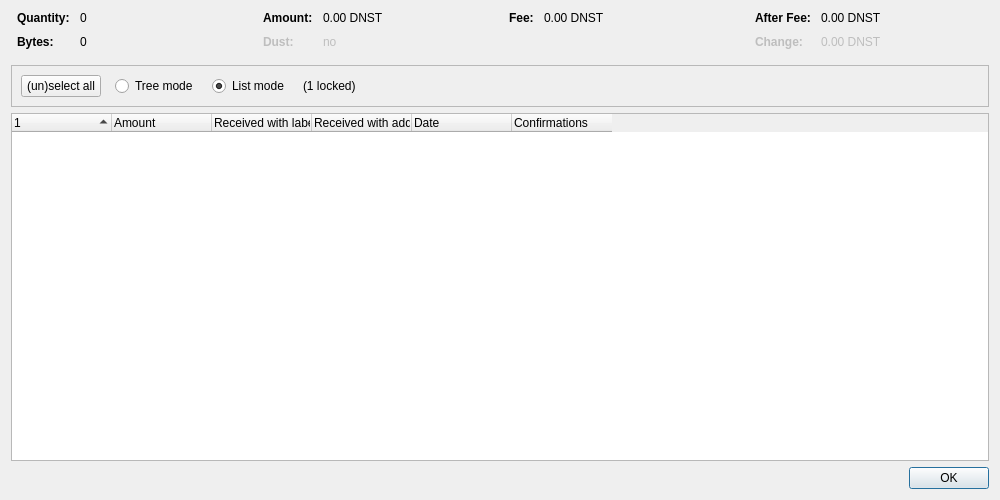
<?xml version="1.0" encoding="UTF-8"?>
<ui version="4.0">
 <class>CoinControlDialog</class>
 <widget class="QDialog" name="CoinControlDialog">
  <property name="geometry">
   <rect>
    <x>0</x>
    <y>0</y>
    <width>1000</width>
    <height>500</height>
   </rect>
  </property>
  <property name="windowTitle">
   <string>Coin Selection</string>
  </property>
  <layout class="QVBoxLayout" name="verticalLayout">
   <item>
    <layout class="QHBoxLayout" name="horizontalLayoutTop" stretch="0,0,0,0">
     <property name="topMargin">
      <number>0</number>
     </property>
     <property name="bottomMargin">
      <number>10</number>
     </property>
     <item>
      <layout class="QFormLayout" name="formLayoutCoinControl1">
       <property name="horizontalSpacing">
        <number>10</number>
       </property>
       <property name="verticalSpacing">
        <number>10</number>
       </property>
       <property name="leftMargin">
        <number>6</number>
       </property>
       <property name="rightMargin">
        <number>6</number>
       </property>
       <item row="0" column="0">
        <widget class="QLabel" name="labelCoinControlQuantityText">
         <property name="font">
          <font>
           <weight>75</weight>
           <bold>true</bold>
          </font>
         </property>
         <property name="text">
          <string>Quantity:</string>
         </property>
        </widget>
       </item>
       <item row="0" column="1">
        <widget class="QLabel" name="labelCoinControlQuantity">
         <property name="cursor">
          <cursorShape>IBeamCursor</cursorShape>
         </property>
         <property name="contextMenuPolicy">
          <enum>Qt::ActionsContextMenu</enum>
         </property>
         <property name="text">
          <string notr="true">0</string>
         </property>
         <property name="textInteractionFlags">
          <set>Qt::LinksAccessibleByMouse|Qt::TextSelectableByKeyboard|Qt::TextSelectableByMouse</set>
         </property>
        </widget>
       </item>
       <item row="1" column="0">
        <widget class="QLabel" name="labelCoinControlBytesText">
         <property name="font">
          <font>
           <weight>75</weight>
           <bold>true</bold>
          </font>
         </property>
         <property name="text">
          <string>Bytes:</string>
         </property>
        </widget>
       </item>
       <item row="1" column="1">
        <widget class="QLabel" name="labelCoinControlBytes">
         <property name="cursor">
          <cursorShape>IBeamCursor</cursorShape>
         </property>
         <property name="contextMenuPolicy">
          <enum>Qt::ActionsContextMenu</enum>
         </property>
         <property name="text">
          <string notr="true">0</string>
         </property>
         <property name="textInteractionFlags">
          <set>Qt::LinksAccessibleByMouse|Qt::TextSelectableByKeyboard|Qt::TextSelectableByMouse</set>
         </property>
        </widget>
       </item>
      </layout>
     </item>
     <item>
      <layout class="QFormLayout" name="formLayoutCoinControl2">
       <property name="horizontalSpacing">
        <number>10</number>
       </property>
       <property name="verticalSpacing">
        <number>10</number>
       </property>
       <property name="leftMargin">
        <number>6</number>
       </property>
       <property name="rightMargin">
        <number>6</number>
       </property>
       <item row="0" column="0">
        <widget class="QLabel" name="labelCoinControlAmountText">
         <property name="font">
          <font>
           <weight>75</weight>
           <bold>true</bold>
          </font>
         </property>
         <property name="text">
          <string>Amount:</string>
         </property>
        </widget>
       </item>
       <item row="0" column="1">
        <widget class="QLabel" name="labelCoinControlAmount">
         <property name="cursor">
          <cursorShape>IBeamCursor</cursorShape>
         </property>
         <property name="contextMenuPolicy">
          <enum>Qt::ActionsContextMenu</enum>
         </property>
         <property name="text">
          <string notr="true">0.00 DNST</string>
         </property>
         <property name="textInteractionFlags">
          <set>Qt::LinksAccessibleByMouse|Qt::TextSelectableByKeyboard|Qt::TextSelectableByMouse</set>
         </property>
        </widget>
       </item>
       <item row="1" column="0">
        <widget class="QLabel" name="labelCoinControlLowOutputText">
         <property name="enabled">
          <bool>false</bool>
         </property>
         <property name="font">
          <font>
           <weight>75</weight>
           <bold>true</bold>
          </font>
         </property>
         <property name="text">
          <string>Dust:</string>
         </property>
        </widget>
       </item>
       <item row="1" column="1">
        <widget class="QLabel" name="labelCoinControlLowOutput">
         <property name="enabled">
          <bool>false</bool>
         </property>
         <property name="cursor">
          <cursorShape>IBeamCursor</cursorShape>
         </property>
         <property name="contextMenuPolicy">
          <enum>Qt::ActionsContextMenu</enum>
         </property>
         <property name="text">
          <string notr="true">no</string>
         </property>
         <property name="textInteractionFlags">
          <set>Qt::LinksAccessibleByMouse|Qt::TextSelectableByKeyboard|Qt::TextSelectableByMouse</set>
         </property>
        </widget>
       </item>
      </layout>
     </item>
     <item>
      <layout class="QFormLayout" name="formLayoutCoinControl3">
       <property name="horizontalSpacing">
        <number>10</number>
       </property>
       <property name="verticalSpacing">
        <number>10</number>
       </property>
       <property name="leftMargin">
        <number>6</number>
       </property>
       <property name="rightMargin">
        <number>6</number>
       </property>
       <item row="0" column="0">
        <widget class="QLabel" name="labelCoinControlFeeText">
         <property name="font">
          <font>
           <weight>75</weight>
           <bold>true</bold>
          </font>
         </property>
         <property name="text">
          <string>Fee:</string>
         </property>
        </widget>
       </item>
       <item row="0" column="1">
        <widget class="QLabel" name="labelCoinControlFee">
         <property name="cursor">
          <cursorShape>IBeamCursor</cursorShape>
         </property>
         <property name="contextMenuPolicy">
          <enum>Qt::ActionsContextMenu</enum>
         </property>
         <property name="text">
          <string notr="true">0.00 DNST</string>
         </property>
         <property name="textInteractionFlags">
          <set>Qt::LinksAccessibleByMouse|Qt::TextSelectableByKeyboard|Qt::TextSelectableByMouse</set>
         </property>
        </widget>
       </item>
      </layout>
     </item>
     <item>
      <layout class="QFormLayout" name="formLayoutCoinControl4">
       <property name="horizontalSpacing">
        <number>10</number>
       </property>
       <property name="verticalSpacing">
        <number>10</number>
       </property>
       <property name="leftMargin">
        <number>6</number>
       </property>
       <property name="rightMargin">
        <number>6</number>
       </property>
       <item row="0" column="0">
        <widget class="QLabel" name="labelCoinControlAfterFeeText">
         <property name="font">
          <font>
           <weight>75</weight>
           <bold>true</bold>
          </font>
         </property>
         <property name="text">
          <string>After Fee:</string>
         </property>
        </widget>
       </item>
       <item row="0" column="1">
        <widget class="QLabel" name="labelCoinControlAfterFee">
         <property name="cursor">
          <cursorShape>IBeamCursor</cursorShape>
         </property>
         <property name="contextMenuPolicy">
          <enum>Qt::ActionsContextMenu</enum>
         </property>
         <property name="text">
          <string notr="true">0.00 DNST</string>
         </property>
         <property name="textInteractionFlags">
          <set>Qt::LinksAccessibleByMouse|Qt::TextSelectableByKeyboard|Qt::TextSelectableByMouse</set>
         </property>
        </widget>
       </item>
       <item row="1" column="0">
        <widget class="QLabel" name="labelCoinControlChangeText">
         <property name="enabled">
          <bool>false</bool>
         </property>
         <property name="font">
          <font>
           <weight>75</weight>
           <bold>true</bold>
          </font>
         </property>
         <property name="text">
          <string>Change:</string>
         </property>
        </widget>
       </item>
       <item row="1" column="1">
        <widget class="QLabel" name="labelCoinControlChange">
         <property name="enabled">
          <bool>false</bool>
         </property>
         <property name="cursor">
          <cursorShape>IBeamCursor</cursorShape>
         </property>
         <property name="contextMenuPolicy">
          <enum>Qt::ActionsContextMenu</enum>
         </property>
         <property name="text">
          <string notr="true">0.00 DNST</string>
         </property>
         <property name="textInteractionFlags">
          <set>Qt::LinksAccessibleByMouse|Qt::TextSelectableByKeyboard|Qt::TextSelectableByMouse</set>
         </property>
        </widget>
       </item>
      </layout>
     </item>
    </layout>
   </item>
   <item>
    <widget class="QFrame" name="frame">
     <property name="minimumSize">
      <size>
       <width>0</width>
       <height>40</height>
      </size>
     </property>
     <property name="frameShape">
      <enum>QFrame::StyledPanel</enum>
     </property>
     <property name="frameShadow">
      <enum>QFrame::Sunken</enum>
     </property>
     <layout class="QHBoxLayout" name="horizontalLayout">
      <item>
       <layout class="QHBoxLayout" name="horizontalLayoutPanel" stretch="0,0,0,0,0">
        <property name="spacing">
         <number>14</number>
        </property>
        <item>
         <widget class="QPushButton" name="pushButtonSelectAll">
          <property name="sizePolicy">
           <sizepolicy hsizetype="Maximum" vsizetype="Fixed">
            <horstretch>0</horstretch>
            <verstretch>0</verstretch>
           </sizepolicy>
          </property>
          <property name="text">
           <string>(un)select all</string>
          </property>
          <property name="autoDefault">
           <bool>false</bool>
          </property>
         </widget>
        </item>
        <item>
         <widget class="QRadioButton" name="radioTreeMode">
          <property name="sizePolicy">
           <sizepolicy hsizetype="Maximum" vsizetype="Fixed">
            <horstretch>0</horstretch>
            <verstretch>0</verstretch>
           </sizepolicy>
          </property>
          <property name="text">
           <string>Tree mode</string>
          </property>
         </widget>
        </item>
        <item>
         <widget class="QRadioButton" name="radioListMode">
          <property name="sizePolicy">
           <sizepolicy hsizetype="Maximum" vsizetype="Fixed">
            <horstretch>0</horstretch>
            <verstretch>0</verstretch>
           </sizepolicy>
          </property>
          <property name="text">
           <string>List mode</string>
          </property>
          <property name="checked">
           <bool>true</bool>
          </property>
         </widget>
        </item>
        <item>
         <widget class="QLabel" name="labelLocked">
          <property name="text">
           <string notr="true">(1 locked)</string>
          </property>
         </widget>
        </item>
        <item>
         <spacer name="horizontalSpacer">
          <property name="orientation">
           <enum>Qt::Horizontal</enum>
          </property>
          <property name="sizeHint" stdset="0">
           <size>
            <width>40</width>
            <height>20</height>
           </size>
          </property>
         </spacer>
        </item>
       </layout>
      </item>
     </layout>
    </widget>
   </item>
   <item>
    <widget class="CoinControlTreeWidget" name="treeWidget">
     <property name="contextMenuPolicy">
      <enum>Qt::CustomContextMenu</enum>
     </property>
     <property name="sortingEnabled">
      <bool>false</bool>
     </property>
     <property name="columnCount">
      <number>6</number>
     </property>
     <attribute name="headerShowSortIndicator" stdset="0">
      <bool>true</bool>
     </attribute>
     <attribute name="headerStretchLastSection">
      <bool>false</bool>
     </attribute>
     <column>
      <property name="text">
       <string/>
      </property>
     </column>
     <column>
      <property name="text">
       <string>Amount</string>
      </property>
     </column>
     <column>
      <property name="text">
       <string>Received with label</string>
      </property>
     </column>
     <column>
      <property name="text">
       <string>Received with address</string>
      </property>
     </column>
     <column>
      <property name="text">
       <string>Date</string>
      </property>
     </column>
     <column>
      <property name="text">
       <string>Confirmations</string>
      </property>
      <property name="toolTip">
       <string>Confirmed</string>
      </property>
     </column>
     <column>
      <property name="text">
       <string/>
      </property>
     </column>
     <column>
      <property name="text">
       <string/>
      </property>
     </column>
     <column>
      <property name="text">
       <string/>
      </property>
     </column>
     <column>
      <property name="text">
       <string/>
      </property>
     </column>
    </widget>
   </item>
   <item>
    <widget class="QDialogButtonBox" name="buttonBox">
     <property name="orientation">
      <enum>Qt::Horizontal</enum>
     </property>
     <property name="standardButtons">
      <set>QDialogButtonBox::Ok</set>
     </property>
    </widget>
   </item>
  </layout>
 </widget>
 <customwidgets>
  <customwidget>
   <class>CoinControlTreeWidget</class>
   <extends>QTreeWidget</extends>
   <header>qt/coincontroltreewidget.h</header>
  </customwidget>
 </customwidgets>
 <resources/>
 <connections/>
</ui>
